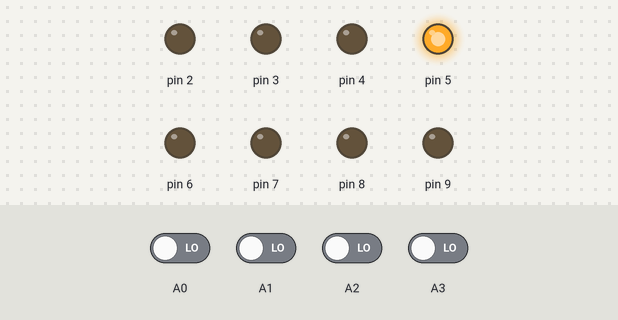
The sketch below on a simulated Arduino Uno, built with avr-gcc and run on an emulated ATmega328P. Shown: output pins drawn as LEDs (lit = HIGH). Inputs (shaded band) come from the test bench; at power-on: A0–3 LOW.

Above: at 1.2 s.
1.3 s: A0 driven HIGH
At 1.6 s:
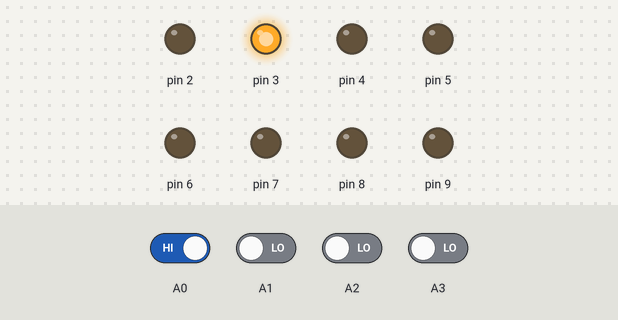
2.8 s: A2 driven HIGH
At 4.0 s:
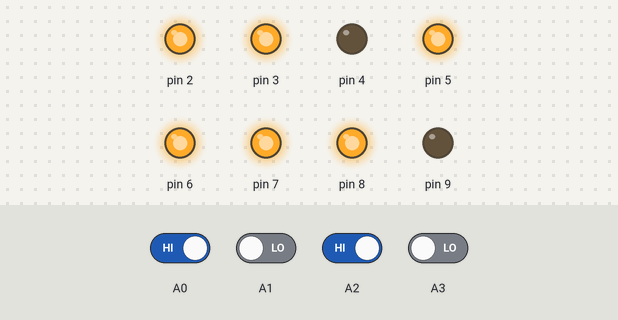
4.3 s: A1 driven HIGH
At 5.1 s:
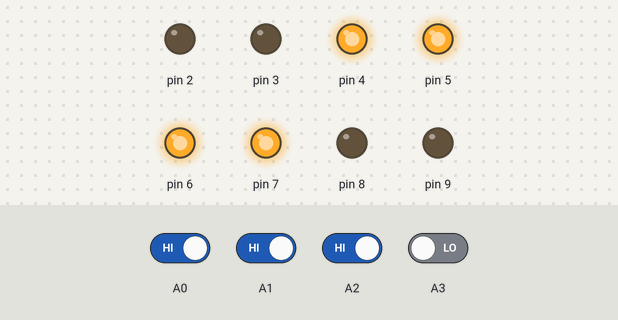
5.8 s: A3 driven HIGH
At 6.3 s:
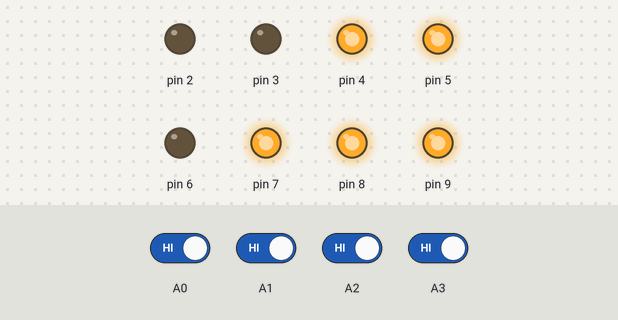
7.3 s: A1 driven LOW
At 8.5 s:
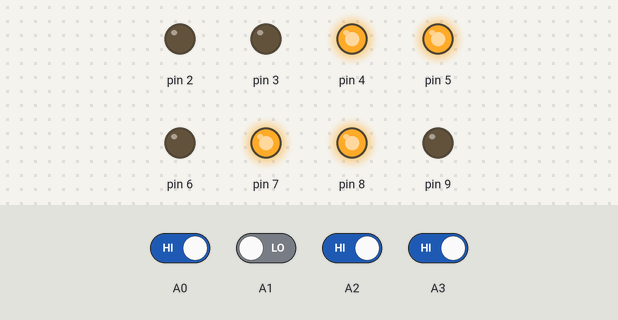
8.8 s: A2 driven LOW
At 9.7 s:
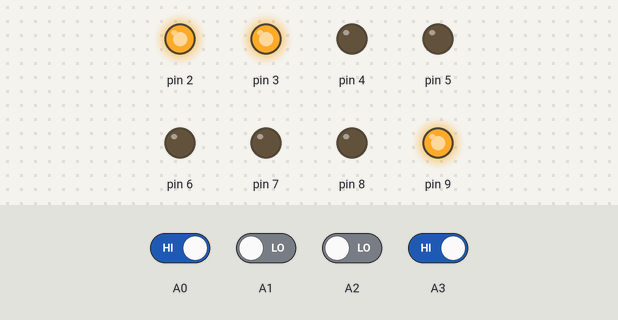
Timing chart, 0 to 11.3 s (numbered marks = the images above; inputs shaded):
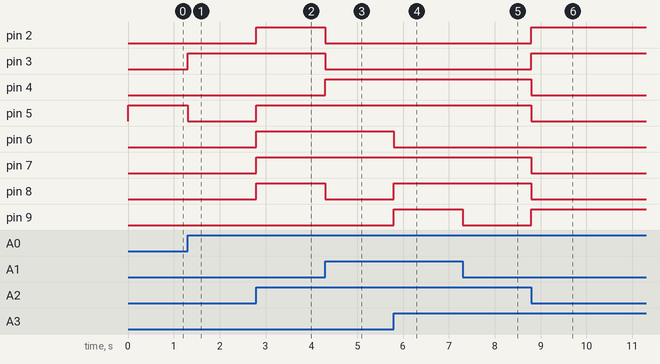

Measured:
- after the input at 1.3 s, pin 3: LOW → HIGH at once; pin 5: HIGH → LOW at once
- after the input at 2.8 s, pin 2, pin 5–8: LOW → HIGH at once
- after the input at 4.3 s, pin 2, pin 3, pin 8: HIGH → LOW at once; pin 4: LOW → HIGH at once
- after the input at 5.8 s, pin 6: HIGH → LOW at once; pin 8, pin 9: LOW → HIGH at once
- after the input at 7.3 s, pin 9: HIGH → LOW at once
- after the input at 8.8 s, pin 2, pin 3, pin 9: LOW → HIGH at once; pin 4, pin 5, pin 7, pin 8: HIGH → LOW at once

The sketch:

TD4mem_LineTracer.ino
```cpp
// A: [A3:A0] (PC3:PC0)
// D: [D7:D2 + D9:D8] (PB1:PB0 + PD7:PD2)

uint8_t mem[] = {
  // line trace
  0x20, 0x08, 0xe8, 0x20, 0x06, 0xed, 0xb0, 0xf0, 0x20, 0x0e, 0xef, 0xb2, 0xf0, 0xb1, 0xf0, 0xb3
  /*
  IN1=Left/ IN3=right (0=white)
  0         0    =0    -> go strait
  1         0    =2    -> turn left
  0         1    =8    -> turn right
  1         1    =10   -> stop

  0x0 IN A
  0x1 ADD A, 8
  0x2 JLC 0x8    ; IN=0 or 2 -> jmp to 0x8
  0x3 IN A
  0x4 ADD A, 6
  0x5 JNC 0xd    ; IN=8 -> jmp to turn right
  0x6 OUT 0x0    ; IN=5 -> stop
  0x7 JMP 0x0
  0x8 IN A
  0x9 ADD A, 14
  0xa JNC 0xf    ; IN=0 -> jmp to go straight
  0xb OUT 0x2    ; turn left
  0xc JMP 0x0
  0xd OUT 0x01   ; turn right
  0xe JMP 0x0
  0xf OUT 0x3    ; go straight
  */
};

void setup() {
#define ADDR_PINMODE INPUT
//#define ADDR_PINMODE INPUT_PULLUP
  pinMode(A3, ADDR_PINMODE);
  pinMode(A2, ADDR_PINMODE);
  pinMode(A1, ADDR_PINMODE);
  pinMode(A0, ADDR_PINMODE);
  pinMode(2, OUTPUT);
  pinMode(3, OUTPUT);
  pinMode(4, OUTPUT);
  pinMode(5, OUTPUT);
  pinMode(6, OUTPUT);
  pinMode(7, OUTPUT);
  pinMode(8, OUTPUT);
  pinMode(9, OUTPUT);
  Serial.begin(9600);
}

uint8_t data = 0x00, data0 = 0x00;

void loop() {
  uint8_t addr;
  addr = (digitalRead(A3) << 3) | (digitalRead(A2) << 2) | (digitalRead(A1) << 1) | (digitalRead(A0));
  data = mem[addr];
  //Serial.print(addr, HEX); Serial.print(' '); Serial.println(data, HEX);
  if (data != data0){
    if (data & 0x01) digitalWrite(8, 1); else digitalWrite(8, 0);
    if (data & 0x02) digitalWrite(9, 1); else digitalWrite(9, 0);
    if (data & 0x04) digitalWrite(2, 1); else digitalWrite(2, 0);
    if (data & 0x08) digitalWrite(3, 1); else digitalWrite(3, 0);
    if (data & 0x10) digitalWrite(4, 1); else digitalWrite(4, 0);
    if (data & 0x20) digitalWrite(5, 1); else digitalWrite(5, 0);
    if (data & 0x40) digitalWrite(6, 1); else digitalWrite(6, 0);
    if (data & 0x80) digitalWrite(7, 1); else digitalWrite(7, 0);
    data0 = data;
  }
}
```
